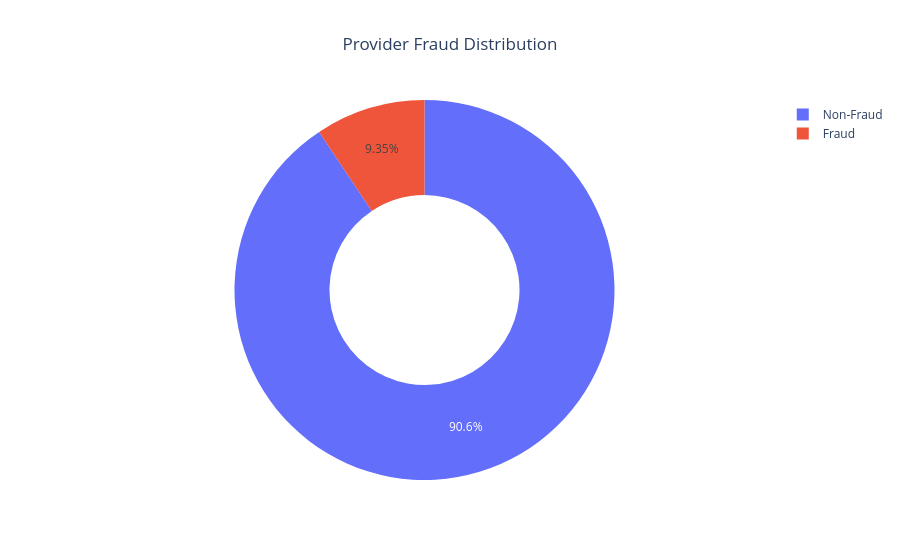

Notebook code for this chart:
### Code cell
fraud_counts = (provider_df["Fraud"].value_counts().reset_index())
fraud_counts.columns = ["Fraud","Count"]
fraud_counts["Fraud"] = (
    fraud_counts["Fraud"]
    .map({
        0: "Non-Fraud",
        1: "Fraud"
    })
)
fig = px.pie(
    fraud_counts,
    names="Fraud",
    values="Count",
    hole=0.5,
    title="Provider Fraud Distribution"
)
fig.update_layout(title_x=0.5)
fig.show()

### Figure 1 — Plotly figure (JSON) as saved in the notebook; plotly's stock layout.template omitted (floating-point values rounded to 4 significant figures)
{"data": [{"domain": {"x": [0, 1], "y": [0, 1]}, "hole": 0.5, "hovertemplate": "Fraud=%{label}<br>Count=%{value}<extra></extra>", "labels": ["Non-Fraud", "Fraud"], "legendgroup": "", "name": "", "showlegend": true, "type": "pie", "values": [4904, 506]}], "layout": {"legend": {"tracegroupgap": 0}, "title": {"text": "Provider Fraud Distribution", "x": 0.5}}}
